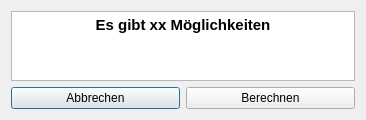
<?xml version="1.0" encoding="UTF-8"?>
<ui version="4.0">
 <class>Dialog</class>
 <widget class="QDialog" name="Dialog">
  <property name="geometry">
   <rect>
    <x>0</x>
    <y>0</y>
    <width>366</width>
    <height>120</height>
   </rect>
  </property>
  <property name="contextMenuPolicy">
   <enum>Qt::NoContextMenu</enum>
  </property>
  <property name="windowTitle">
   <string>Wir sind dabei die Manschaften zu berechnen...</string>
  </property>
  <property name="windowIcon">
   <iconset>
    <normaloff>Fussball.jpg</normaloff>Fussball.jpg</iconset>
  </property>
  <property name="layoutDirection">
   <enum>Qt::LeftToRight</enum>
  </property>
  <layout class="QVBoxLayout" name="verticalLayout">
   <item>
    <widget class="QTextBrowser" name="textBrowser">
     <property name="tabChangesFocus">
      <bool>false</bool>
     </property>
     <property name="html">
      <string>&lt;!DOCTYPE HTML PUBLIC &quot;-//W3C//DTD HTML 4.0//EN&quot; &quot;http://www.w3.org/TR/REC-html40/strict.dtd&quot;&gt;
&lt;html&gt;&lt;head&gt;&lt;meta name=&quot;qrichtext&quot; content=&quot;1&quot; /&gt;&lt;style type=&quot;text/css&quot;&gt;
p, li { white-space: pre-wrap; }
&lt;/style&gt;&lt;/head&gt;&lt;body style=&quot; font-family:'MS Shell Dlg 2'; font-size:8.25pt; font-weight:400; font-style:normal;&quot;&gt;
&lt;p align=&quot;center&quot; style=&quot; margin-top:0px; margin-bottom:0px; margin-left:0px; margin-right:0px; -qt-block-indent:0; text-indent:0px;&quot;&gt;&lt;span style=&quot; font-size:11pt; font-weight:600;&quot;&gt;Es gibt xx Möglichkeiten&lt;/span&gt;&lt;/p&gt;&lt;/body&gt;&lt;/html&gt;</string>
     </property>
    </widget>
   </item>
   <item>
    <layout class="QHBoxLayout" name="horizontalLayout">
     <item>
      <widget class="QPushButton" name="pushButton_2">
       <property name="text">
        <string>Abbrechen</string>
       </property>
      </widget>
     </item>
     <item>
      <widget class="QPushButton" name="pushButton">
       <property name="text">
        <string>Berechnen</string>
       </property>
      </widget>
     </item>
    </layout>
   </item>
  </layout>
 </widget>
 <resources/>
 <connections/>
</ui>
